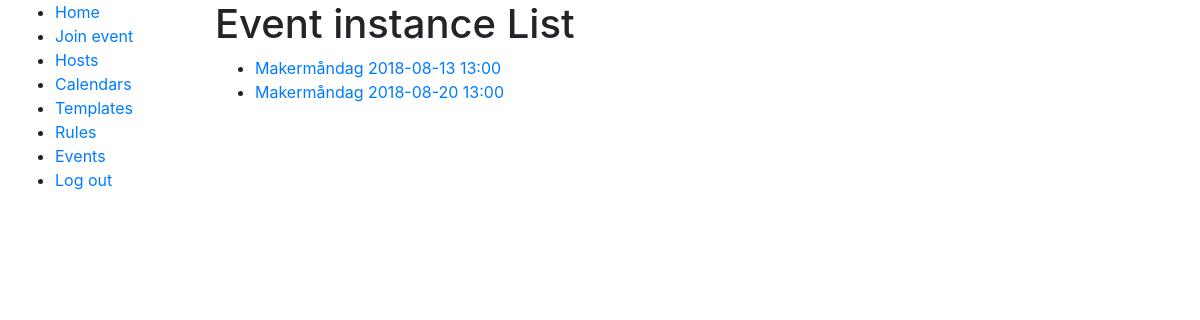
The page /scheduler/joinEvent (signed in) on the database as committed earlier.
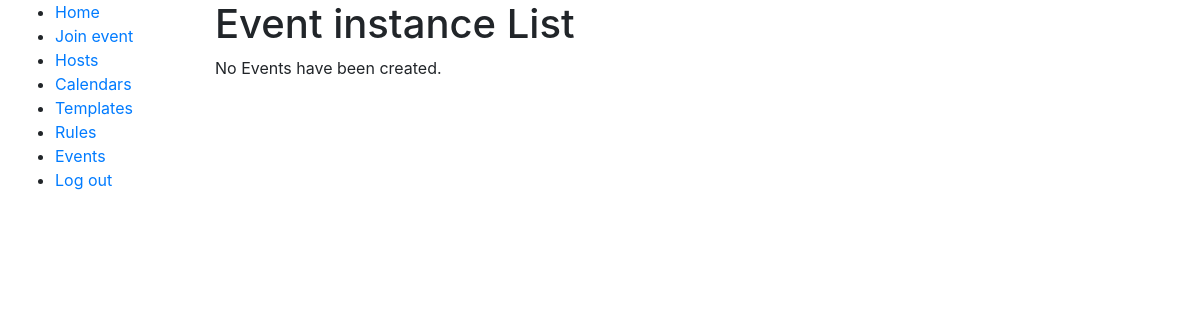
The same page on the database as committed later.
### scheduler/models.py (models this page shows, shortened)
class EventInstance(models.Model):
    STATUS = (
        (-1, 'Reschedule needed'),
        (0, 'Unscheduled'),
        (1, 'Scheduled'),
        (2, 'Cancelled'),
    )
    id = models.UUIDField(primary_key=True, default=uuid.uuid4, editable=False, help_text="Unique ID for this bookinginstance")
    google_calendar_booking_id = models.CharField(max_length=300, help_text="Unique ID from google after instance is created", null=True, blank=True)
    host = models.ForeignKey('accounts.User', on_delete=models.SET_NULL, null=True)
    participants = models.ManyToManyField('accounts.User', related_name="participants")
    event = models.ForeignKey('Event', on_delete=models.SET_NULL, null=True)
    start = models.DateTimeField(help_text="Start of event")
    end = models.DateTimeField(help_text="End of event")
    status = models.IntegerField(default=0, choices=STATUS, help_text="Instance status")
    @property
    def title(self):
        return self.event.template.title
    class Meta:
        ordering = ["start", "end"]
        unique_together = ('event', 'start', 'end')
    def display_host(self):
        return ''.join([self.host.email])
    display_host.short_description = "Host"

class Event(models.Model):
    name = models.CharField(max_length=50, help_text="Enter a human-friendly name for this type of Event")
    description = models.CharField(max_length=300, help_text="Enter a description for this type of Event", null=True, blank=True)
    template = models.ForeignKey('EventTemplate', on_delete=models.SET_NULL, null=True, help_text="Select a template for how scheduled Events will look in the calendar.")
    start = models.DateTimeField(help_text="Start of event repetition and start time of events", db_index=True)
    end = models.DateTimeField(help_text="End time of events, must be after start", db_index=True)
    repeat_end = models.DateTimeField(help_text="Date to end repetition", null=True, blank=True)
    rule = models.ForeignKey('SchedulingRule', null=True, blank=True, help_text="Select '----' for a one time only event.", on_delete=models.SET_NULL)
    class Meta:
        ordering = ["name"]
    """
    Retrieves events between two dates
    If replace=True it replaces generated events with actual objects from DB
    If replace=False it removes generated events where there is an actual object in DB but does not replace it.
    """

class EventTemplate(models.Model):
    name = models.CharField(max_length=50, help_text="Enter a human-friendly name for this template")
    title = models.CharField(max_length=100, help_text="Enter title to be used for booking")
    header = models.CharField(max_length=200, help_text="Enter a, optional, header for the event to be inserted after the hosts name into the descriptionfield in the calendar event.", null=True, blank=True)
    body = models.TextField(max_length=1000, help_text="Enter a larger body of text to be inserted after the header in the description field in the calendar event", null=True, blank=True)
    num_participants = models.IntegerField(default = 0, help_text="Number of participants, -1 for infinite")
    calendar = models.ForeignKey('SchedulingCalendar', on_delete=models.SET_NULL, null=True, help_text="Select the calendar to sync events to.")
    synchronize = models.BooleanField(default=True, help_text="If active, scheduled events will be synced to Google calendar upon creation.")
    class Meta:
        ordering = ["name"]

### scheduler/views.py (the view)
# urls.py: path('joinEvent', views.EventInstanceListView.as_view(), name='joinEvent'),
class EventInstanceListView(LoginRequiredMixin, generic.ListView):
    model = EventInstance
    def get_queryset(self):
        queryset = EventInstance.objects.all().filter(Q(status=1) & ~Q(event__template__num_participants=0))
        return queryset

### scheduler/templates/scheduler/eventinstance_list.html (shortened to what this page needs)
{% extends "base_generic.html" %}
{% block content %}
    <h1>Event instance List</h1>
    {% if eventinstance_list %}
    <ul>
      {% for eventinstance in eventinstance_list %}
      <li>
        <a href="{% url 'eventinstance-join' pk=eventinstance.pk %}">{{ eventinstance.title }} {{ eventinstance.start|date:"Y-m-d H:i" }}</a>
      </li>
      {% endfor %}
    </ul>
    {% else %}
      <p>No Events have been created.</p>
    {% endif %}
{% endblock %}

Rows that differ between the two databases and show on the page:
removed EventInstance: title "Makermåndag", start "2018-08-13 13:00"
removed EventInstance: title "Makermåndag", start "2018-08-20 13:00"
Other text that changed with them:
text now shown: "No Events have been created."
